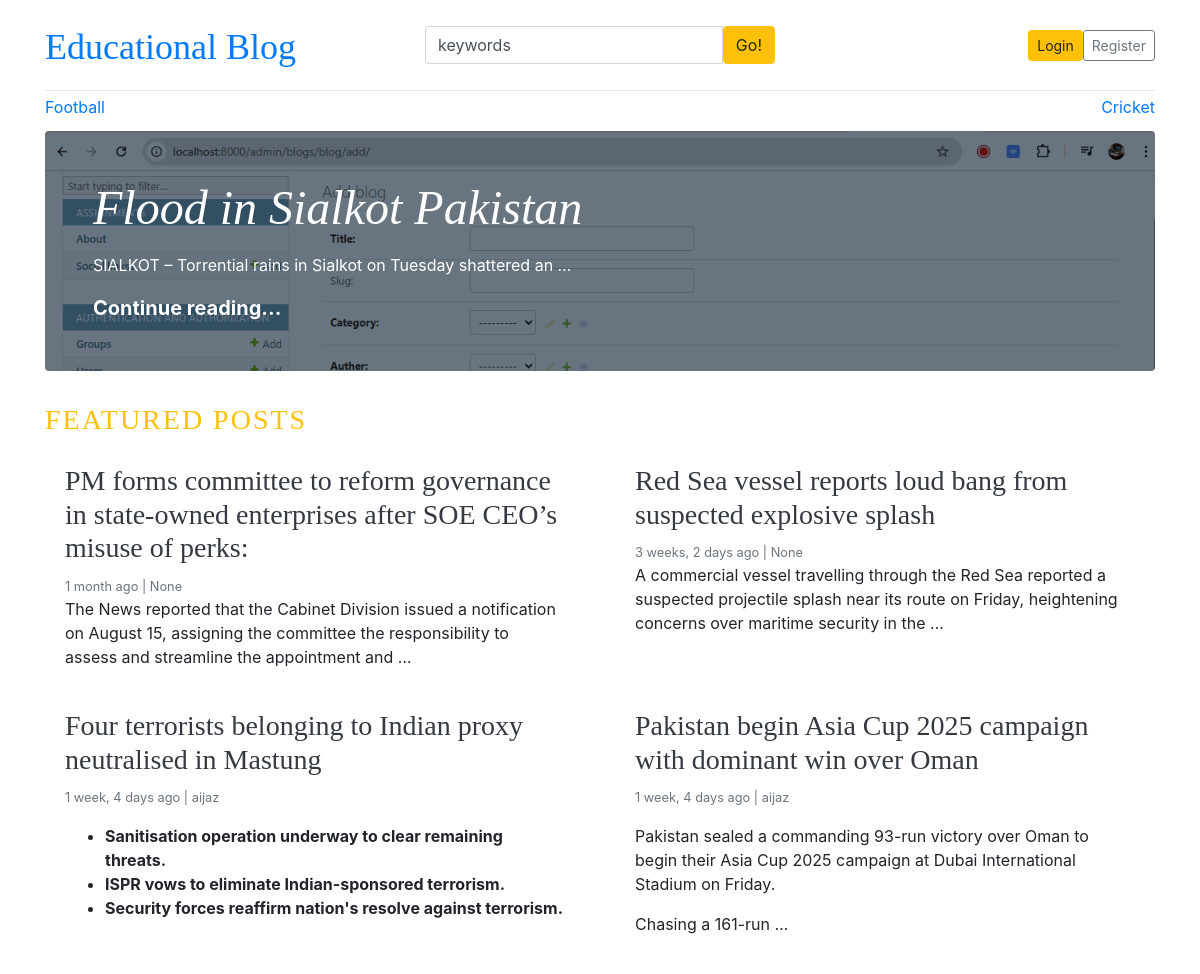
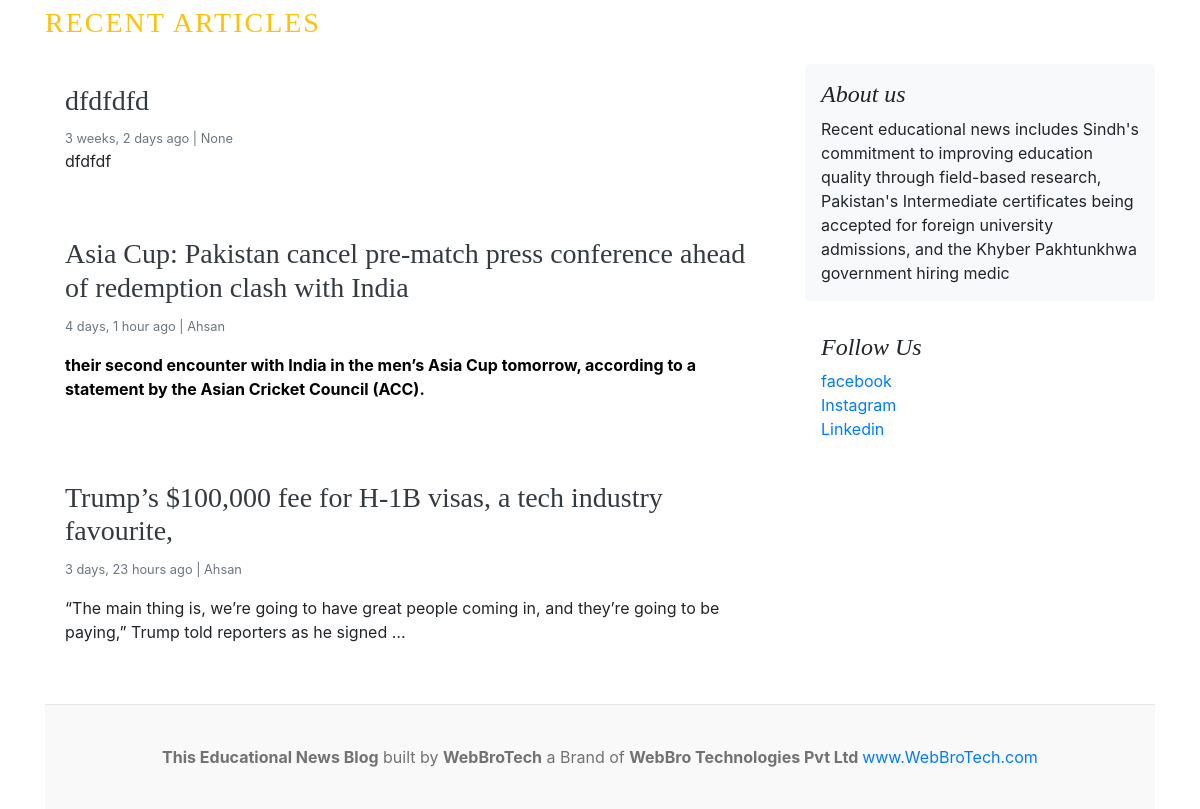
The app's page /, older data (2 pictures, top to bottom).
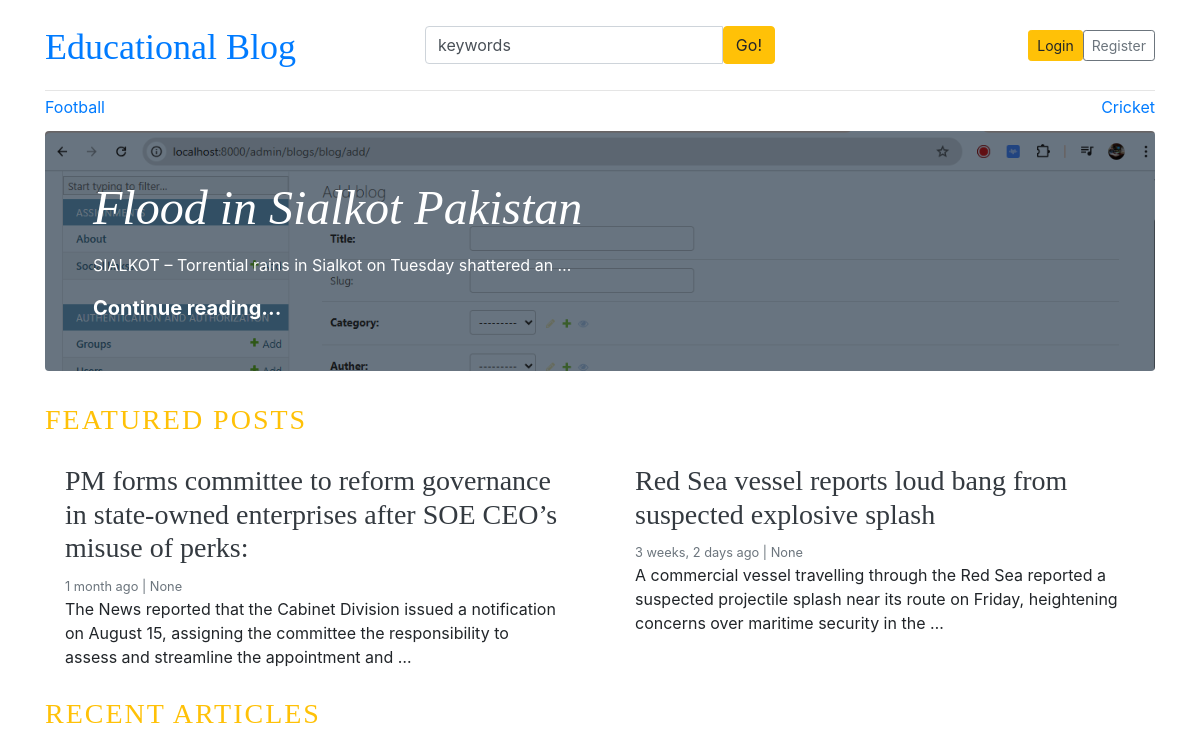
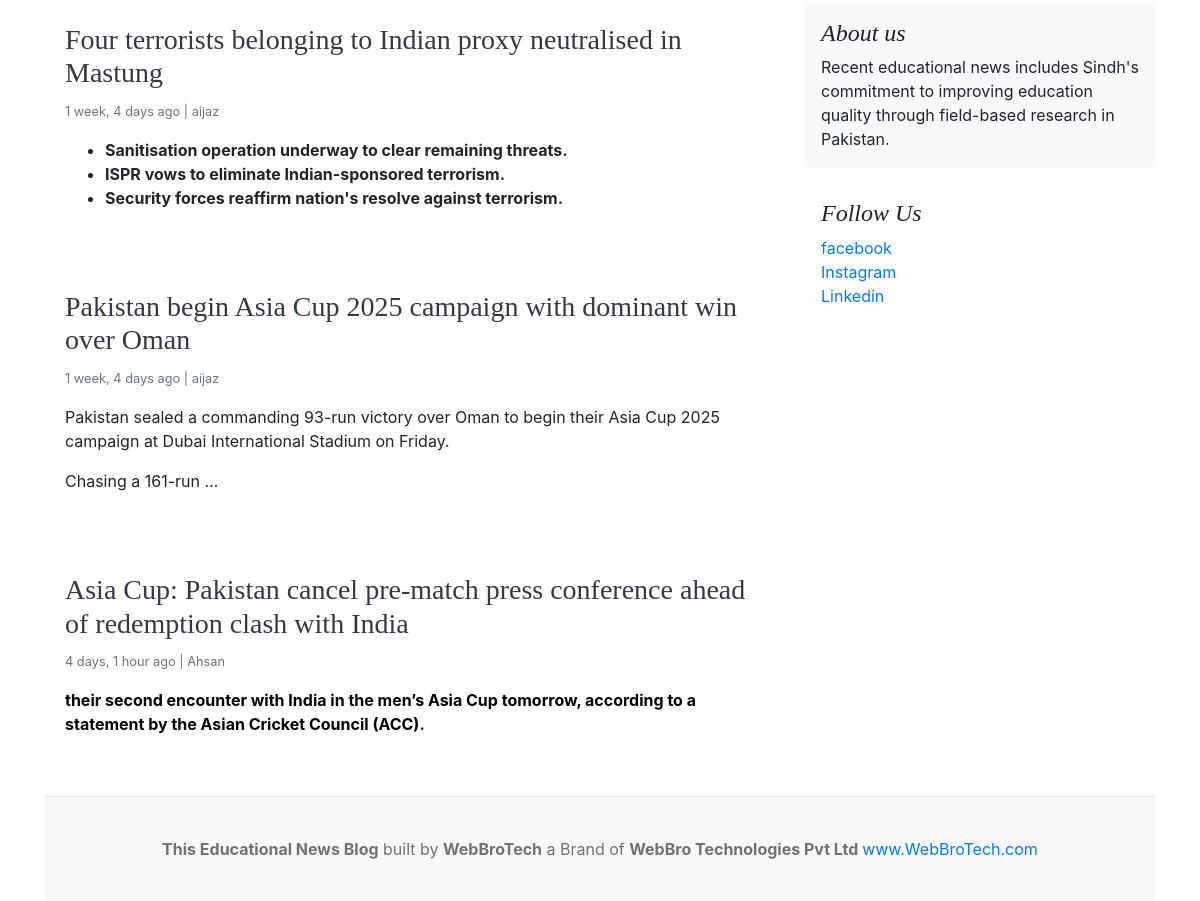
The same page, newer data (2 pictures, top to bottom).
### blogs/models.py (models this page shows, shortened)
class Category(models.Model):
    category_name = models.CharField(max_length=50, unique=True)
    created_at = models.DateTimeField(auto_now_add=True)
    updated_at = models.DateTimeField(auto_now=True)
    class Meta:
        verbose_name_plural = 'Categories'

class Blog(models.Model):
    title = models.CharField(max_length=100)
    slug = models.SlugField(max_length=150, blank=True, unique=True)
    category = models.ForeignKey(Category, on_delete=models.CASCADE)
    auther = models.ForeignKey(User, on_delete=models.CASCADE , null=True)
    featured_image = models.ImageField(upload_to='uploads/%y/%m/%d')
    short_description = HTMLField()
    blog_body = HTMLField()
    status = models.CharField(max_length=20, choices = STATUS_CHOICES, default = "Draft")
    is_featured = models.BooleanField(default=False)
    created_at = models.DateTimeField(auto_now_add=True)
    updated_at = models. DateTimeField(auto_now=True)

### assignments/models.py (models this page shows, shortened)
class About(models.Model):
    about_heading= models.CharField(max_length=25)
    about_description = models.TextField(max_length=250)
    created_at = models.DateTimeField(auto_now_add=True)
    updated_at = models. DateTimeField(auto_now=True)
    class Meta:
        verbose_name_plural = 'About'

class SocialLinks(models.Model):
    platform = models.CharField(max_length=25)
    link = models.URLField(max_length=100)
    created_at = models.DateTimeField(auto_now_add=True)
    updated_at = models. DateTimeField(auto_now=True)

### blog_main/views.py (the view)
# urls.py: 2. Add a URL to urlpatterns:  path('', views.home, name='home')
def home(request):
    featured_posts = Blog.objects.filter(is_featured=True, status='Published').order_by('updated_at')
    posts = Blog.objects.filter(is_featured=False, status='Published')
    try:
        about = About.objects.get()
    except:
        about = None
    context = {
        'featured_posts': featured_posts,
        'posts':posts,
        'about':about,
    }
    return render(request, 'home.html', context)

### blogs/context_processors.py (called while the page is built)
def get_categories(request):
    categories = Category.objects.all()
    return dict(categories=categories)

def get_social_links(request):
    social_links = SocialLinks.objects.all()
    return dict(social_links=social_links)

### templates/home.html
{% extends 'base.html' %}
  {% block content %}
  {% for post in featured_posts %}
  {% if forloop.first %}
  <div class="jumbotron p-3 p-md-5 text-white rounded bg-dark" style="background-image: url({{post.featured_image.url}});background-blend-mode: overlay;background-size:cover;">
    <div class="col-md-8 px-0">
      <h1 class="display-4 font-italic">{{post.title}}</h1>
      <p class="lead my-3">{{post.short_description | truncatewords:10 | safe}}</p>
      <p class="lead mb-0"><a href="{% url 'blogs' post.slug %}" class="text-white font-weight-bold">Continue reading...</a></p>
    </div>
  </div>
  {% endif %}
  {% endfor %}
  <h3 class="text-uppercase text-warning" style="letter-spacing: 2px;">Featured Posts</h3>
  <div class="row mb-2">
    {% for post in featured_posts %}
    {% if not forloop.first %}
    <div class="col-md-6">
        <div class="card border-0" >
        <div class="card-body">
          <h3> <a href="{% url 'blogs' post.slug %}" class="text-dark">{{post.title}}</a></h3>
          <small class="mb-1 text-muted">{{post.created_at | timesince}} ago | {{post.auther}}</small>
          <p class="card-text">{{post.short_description | truncatewords:25|safe }}</p>
        </div>
      </div>
    </div>
    {% endif %}
    {% endfor %}
  </div>
<div class="container p-0">
  <h3 class="text-uppercase text-warning mb-4" style="letter-spacing: 2px;">Recent Articles</h3>
  <div class="row">
    <div class="col-md-8 blog-main">
      {% for post in posts %}
      <div class="card border-0 mb-4">
        <div class="card-body">
          <h3><a href="{% url 'blogs' post.slug %}" class="text-dark">{{post.title}}</a></h3>
          <small class="mb-1 text-muted">{{post.created_at | timesince}} ago | {{post.auther}}</small>
          <p class="card-text">{{post.short_description|truncatewords:25|safe}}</p>
        </div>
      </div>
      {% endfor %}
    </div>
    <aside class="col-md-4 blog-sidebar">
      <div class="p-3 mb-3 bg-light rounded">
        <h4 class="font-italic">{{about.about_heading}}</h4>
        <p class="mb-0">{{about.about_description}}</p>
      </div>
      {% if social_links %}
      <div class="p-3">
        <h4 class="font-italic">Follow Us</h4>
        <ol class="list-unstyled">
          {% for i in social_links %}
          <li><a href="{{i.link}}" target="_blank">{{i.platform}}</a></li>
          {% endfor %}
        </ol>
      </div>
      {% endif %}
    </aside>
  </div>
</div>
{% endblock %}

### templates/base.html (shortened to what this page needs)
{% load static %}
<!DOCTYPE html>
<html lang="en">
<head>
    <link href="https://getbootstrap.com/docs/4.0/dist/css/bootstrap.min.css" rel="stylesheet">
    <link href="{% static 'css/blog.css' %}" rel="stylesheet">
    <link rel="stylesheet" href="https://cdnjs.cloudflare.com/ajax/libs/font-awesome/4.7.0/css/font-awesome.min.css">
  </head>
<body>
    <div class="container">
      <header class="blog-header py-3">
        <div class="row flex-nowrap justify-content-between align-items-center">
          <div class="col-4 pt-1">
            <a class="blog-header-logo text-Blue font-size-h2" href="/">Educational Blog</a>
          </div>
          <div class="col-4">
            <form action=" {% url 'search'%}" method="GET">
              <div class="input-group">
                <input class="form-control" type="text" value="keywords" name="keyword" placeholder="Enter search term..." aria-label="Enter search term..." aria-describedby="button-search" />
                <button type = "submit" class="btn btn-warning" id="button-search" type="button">Go!</button>
            </div>
            </form>
          </div>
          <div class="col-4 d-flex justify-content-end align-items-center">
            {% if not user.is_authenticated %}
            <a class="btn btn-sm btn-warning" href="{% url 'login' %}">Login</a>
            <a class="btn btn-sm btn-outline-secondary" href="{% url 'register' %}">Register</a>
            {% else %}
            <span><a href="{% url 'dashboard' %}">Dashboard</a> </span>
            &nbsp; &nbsp;
            <span><a href="{% url 'logout' %}">Logout</a></span>
            {% endif %}
          </div>
        </div>
      </header>
      <div class="nav-scroller py-1 mb-2">
        <nav class="nav d-flex justify-content-between">
          {% for cat in categories %}
          <a class= text-font-weight-bold class="p-2 text-muted" href="{% url 'posts_by_category' cat.id %}">{{cat.category_name}}</a>
          {% endfor %}
        </nav>
      </div>
{% block content %}
{% endblock %}
<footer class="blog-footer">
    <p class="text-center"><b>This Educational News Blog</b> built by <b>WebBroTech</b> a Brand of <b>WebBro Technologies Pvt Ltd </b><a href="https://www.youtube.com/@WebBroTech">www.WebBroTech.com</a></p>
  </footer>
  </body>
  </html>

### static/css/blog.css (style rules this page uses)
.blog-header { border-bottom: 1px solid #e5e5e5; }
.blog-header-logo { font-family: "Playfair Display", Georgia, "Times New Roman", serif; font-size: 2.25rem; }
h1, h2, h3, h4, h5, h6 { font-family: "Playfair Display", Georgia, "Times New Roman", serif; }
.display-4 { font-size: 2.5rem; }
@media (min-width: 768px) { .display-4 { font-size: 3rem; } }
.blog-footer { padding: 2.5rem 0; color: #727272; text-align: center; background-color: #f9f9f9; border-top: .05rem solid #e5e5e5; }
.blog-footer p:last-child { margin-bottom: 0; }

Row changes from the older to the newer data that the page shows:
removed Blog: title "dfdfdfd", created_at "3 weeks, 2 days", auther "None", short_description "dfdfdf", shown under "RECENT ARTICLES"
removed Blog: title "Trump’s $100,000 fee for H-1B visas, a tech industry favourite,", created_at "3 days, 23 hours", auther "Ahsan", short_description "“The main thing is, we’re going to have great people coming in, and they’re going to be paying,” Trump told reporters as he signed …", shown under "RECENT ARTICLES"
changed Blog "Four terrorists belonging to Indian proxy neutralised in Mastung": moves from the list under "FEATURED POSTS" to the list under "RECENT ARTICLES"
changed Blog "Pakistan begin Asia Cup 2025 campaign with dominant win over Oman": moves from the list under "FEATURED POSTS" to the list under "RECENT ARTICLES"
changed About "About us": about_description "…education quality through field-based research, Pakistan's Intermediate certificates being accepted for foreign university admissions, and the Khyber Pakhtunkhwa government hiring medic" → "Recent educational news includes Sindh's commitment to improving education quality through field-based research in Pakistan."
